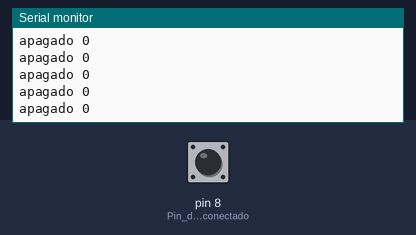
Simulated run of this sketch. Board: Arduino Uno, built with avr-gcc and run on an emulated ATmega328P. Parts: the last lines printed to the serial monitor. The test bench sets the inputs (shaded band); at power-on: pin 8 (Pin_donde_está_conectado) LOW.

Above: at 1.2 s.
1.3 s: pin 8 (Pin_donde_está_conectado) driven HIGH
At 1.92 s:
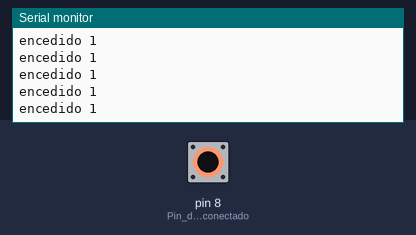
3.3 s: pin 8 (Pin_donde_está_conectado) driven LOW
At 3.33 s:
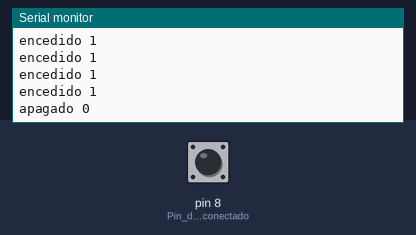

The sketch:

pulsador_pull_up.ino
```cpp
int estadoBoton=0;  //Guardará el estado del botón (HIGH ó LOW)
void setup(){
  pinMode(8,INPUT); //Pin donde está conectado el pulsador
  Serial.begin(9600);
}
void loop() {
  estadoBoton=digitalRead(8);
  if (estadoBoton==HIGH){

  Serial.print("encedido " );
  Serial.println(estadoBoton);
  delay (100);   //Para mayor estabilidad entre lecturas
}
else {
  Serial.print("apagado " );
  Serial.println(estadoBoton);
}
}
```

Measured:
- after the input at 1.3 s, the serial monitor: prints a new line after 0.07 s (image 1)
